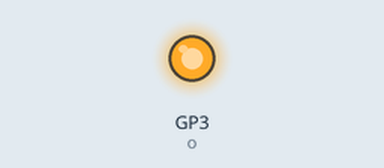
The program below on a simulated Raspberry Pi Pico running MicroPython. Parts: output pins drawn as LEDs (lit = HIGH). WiFi joins after 1.5 s. At 2.0 s the program stops and its outputs stay as they are.

Above: at 0.1 s.
Timing chart, 0 to 1.6 s (numbered marks = the images above):
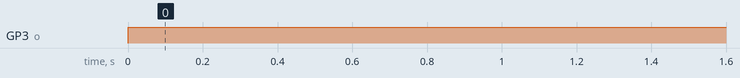

The program:

lab8.py
```python
import network
import time
from machine import Pin

wifi_if=network.WLAN(network.STA_IF)
wifi_if.active(True)
wifi_if.connect('lab8', 'lab8arduino')
o=Pin(3, Pin.OUT)
o.on() # indicate that this program is being executed
time.sleep(2) # wait for 2 seconds to wifi to connect
if not (wifi_if.isconnected()) :
    o.off() # no wifi
# print(wifi_if.config('hostname'))
# wifi_if.config('hostname') esse parâmetro não existia em micropython 1.19
# query version using import sys, sys.version
# on version 3.4.0; MicroPython v1.19.1 on 2022-06-18 use
# command wifi_if.config('dhcp_hostname') to query hostname
# tested successfully pinging espressif.local on a desktop
# 2025-08-17

# looks like a dead end (for now)
# micropython default async webserver is microdot
# micropython async repl is aiorepl
# aiohttp is necessary to run aiorepl.
# aiohttp has no http server for micropyton
# microdot fails when aiorepl/aiohttp is in the device.
# https://github.com/micropython/micropython-lib/tree/master/micropython/aiorepl
# https://github.com/miguelgrinberg/microdot/issues/201
# https://github.com/micropython/micropython-lib/issues/788
# https://github.com/pfalcon/picoweb
# https://github.com/micropython/micropython-lib/tree/master/micropython/uaiohttpclient
# https://github.com/aio-libs/aiohttp/issues/6584
# https://docs.aiohttp.org/en/stable/web.html#aiohttp-web
```

Measured:
- by itself, GP3 (o): LOW → HIGH at 0.00 s
